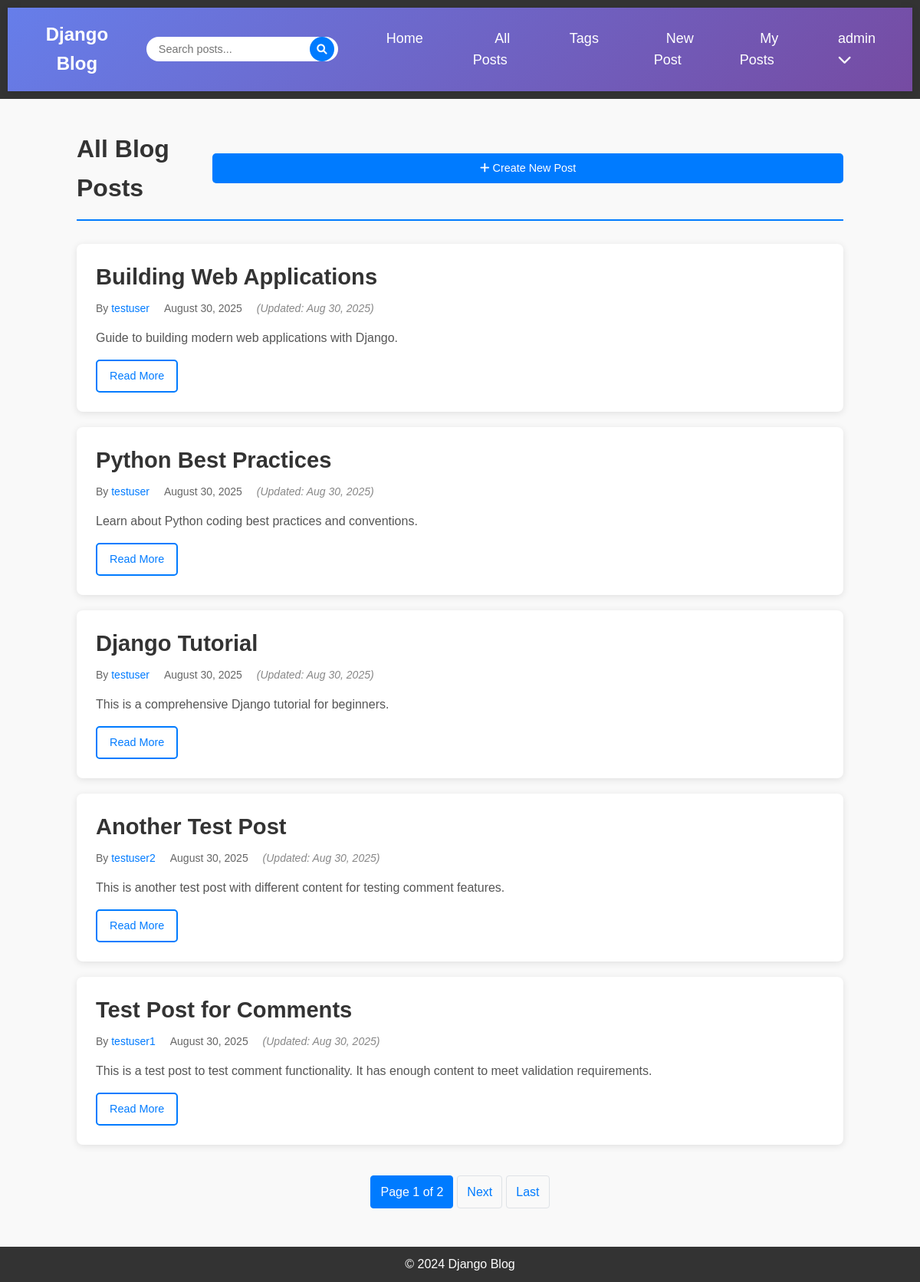
The page /posts/ (signed in) on the database its author committed.
### blog/models.py (models this page shows, shortened)
class Post(models.Model):
    title = models.CharField(max_length=200)
    content = models.TextField()
    published_date = models.DateTimeField(auto_now_add=True)
    updated_date = models.DateTimeField(auto_now=True)
    author = models.ForeignKey(User, on_delete=models.CASCADE)
    tags = models.ManyToManyField(Tag, blank=True, related_name='posts')
    class Meta:
        ordering = ['-published_date']

### blog/views.py (the view)
# urls.py: path('posts/', views.PostListView.as_view(), name='post-list'),
class PostListView(ListView):
    model = Post
    template_name = 'blog/post_list.html'  # <app>/<model>_<viewtype>.html
    context_object_name = 'posts'
    paginate_by = 5
    ordering = ['-published_date']
    def get_context_data(self, **kwargs):
        context = super().get_context_data(**kwargs)
        context['title'] = 'All Blog Posts'
        return context

### blog/templates/blog/post_list.html (shortened to what this page needs)
{% extends 'blog/base.html' %}
{% block content %}
<div class="posts-container">
    <div class="posts-header">
        <h1>{{ title }}</h1>
        {% if user.is_authenticated %}
            <a href="{% url 'post-create' %}" class="btn btn-primary">
                <i class="fas fa-plus"></i> Create New Post
            </a>
        {% endif %}
    </div>
    {% if posts %}
        <div class="posts-list">
            {% for post in posts %}
                <article class="post-item">
                    <div class="post-header">
                        <h2 class="post-title">
                            <a href="{% url 'post-detail' post.pk %}">{{ post.title }}</a>
                        </h2>
                        <div class="post-meta">
                            <span class="author">
                                By <a href="{% url 'user-posts' post.author.username %}">{{ post.author.username }}</a>
                            </span>
                            <span class="date">{{ post.published_date|date:"F d, Y" }}</span>
                            {% if post.updated_date != post.published_date %}
                                <span class="updated">(Updated: {{ post.updated_date|date:"M d, Y" }})</span>
                            {% endif %}
                        </div>
                    </div>
                    <div class="post-content">
                        {{ post.content|truncatewords:50|linebreaksbr }}
                    </div>
                    <div class="post-actions">
                        <a href="{% url 'post-detail' post.pk %}" class="btn btn-outline">Read More</a>
                    </div>
                </article>
            {% endfor %}
        </div>
        {% if is_paginated %}
            <div class="pagination-container">
                <nav aria-label="Page navigation">
                    <ul class="pagination">
                        <li class="page-item active">
                            <span class="page-link">
                                Page {{ page_obj.number }} of {{ page_obj.paginator.num_pages }}
                            </span>
                        </li>
                        {% if page_obj.has_next %}
                            <li class="page-item">
                                <a class="page-link" href="?page={{ page_obj.next_page_number }}">Next</a>
                            </li>
                            <li class="page-item">
                                <a class="page-link" href="?page={{ page_obj.paginator.num_pages }}">Last</a>
                            </li>
                        {% endif %}
                    </ul>
                </nav>
            </div>
        {% endif %}
    {% endif %}
</div>
{% endblock %}

### blog/templates/blog/base.html (shortened to what this page needs)
{% load static %}
<!DOCTYPE html>
<html lang="en">
<head>
    <link rel="stylesheet" href="https://cdnjs.cloudflare.com/ajax/libs/font-awesome/6.0.0/css/all.min.css">
    <link rel="stylesheet" href="{% static 'css/styles.css' %}">
</head>
<body>
    <header>
        <nav class="navbar">
            <div class="nav-brand">
                <a href="{% url 'home' %}">Django Blog</a>
            </div>
            <div class="nav-search">
                <form method="GET" action="{% url 'search-results' %}" class="search-form">
                    <div class="search-input-group">
                        <input type="text" name="q" placeholder="Search posts..." value="{{ request.GET.q }}" class="search-input">
                        <button type="submit" class="search-btn">
                            <i class="fas fa-search"></i>
                        </button>
                    </div>
                </form>
            </div>
            <div class="nav-menu">
                <ul class="nav-links">
                    <li><a href="{% url 'home' %}">Home</a></li>
                    <li><a href="{% url 'post-list' %}">All Posts</a></li>
                    <li><a href="{% url 'tag-list' %}">Tags</a></li>
                    {% if user.is_authenticated %}
                        <li><a href="{% url 'post-create' %}">New Post</a></li>
                        <li><a href="{% url 'user-posts' user.username %}">My Posts</a></li>
                        <li class="nav-dropdown">
                            <a href="#" class="dropdown-toggle">{{ user.username }} <i class="fas fa-chevron-down"></i></a>
                        </li>
                    {% else %}
                        <li><a href="{% url 'login' %}">Login</a></li>
                        <li><a href="{% url 'register' %}">Register</a></li>
                    {% endif %}
                </ul>
            </div>
        </nav>
    </header>
    <div class="content">
        {% block content %}{% endblock %}
    </div>
    <footer>
        <p>&copy; 2024 Django Blog</p>
    </footer>
</body>
</html>

### blog/static/css/styles.css (style rules this page uses)
* { margin: 0; padding: 0; box-sizing: border-box; }
body { font-family: Arial, sans-serif; background-color: #f9f9f9; color: #333; line-height: 1.6; }
header { background-color: #333; padding: 10px; text-align: center; }
header nav ul { list-style-type: none; }
header nav ul li { display: inline; margin: 0 15px; }
header nav ul li a { color: white; text-decoration: none; font-size: 18px; transition: color 0.3s; }
.content { margin: 20px; max-width: 1200px; margin-left: auto; margin-right: auto; }
.btn-primary { background-color: #007bff; color: white; padding: 12px 30px; border: none; border-radius: 4px; font-size: 16px; cursor: pointer; width: 100%; transition: background-color 0.3s; }
.posts-container { max-width: 1000px; margin: 40px auto; }
.post-title { color: #333; margin-bottom: 10px; font-size: 1.3em; }
.post-meta { color: #666; font-size: 14px; margin-bottom: 15px; }
.post-meta .author, .post-meta .date { margin-right: 15px; }
.post-content { line-height: 1.6; color: #555; }
footer { text-align: center; margin-top: 50px; padding: 10px; background-color: #333; color: white; }
.posts-header { display: flex; justify-content: space-between; align-items: center; margin-bottom: 30px; border-bottom: 2px solid #007bff; padding-bottom: 15px; }
.posts-header h1 { color: #333; margin: 0; }
.posts-list { margin-top: 20px; }
.post-item { background: white; padding: 25px; border-radius: 8px; box-shadow: 0 2px 10px rgba(0,0,0,0.1); margin-bottom: 20px; transition: transform 0.2s, box-shadow 0.2s; }
.post-header { margin-bottom: 15px; }
.post-title a { color: #333; text-decoration: none; font-size: 1.4em; font-weight: bold; line-height: 1.3; }
.post-meta .author a { color: #007bff; text-decoration: none; font-weight: 500; }
.post-meta .updated { color: #888; font-style: italic; }
.post-actions { margin-top: 15px; display: flex; gap: 10px; flex-wrap: wrap; }
.btn { display: inline-block; padding: 10px 20px; text-decoration: none; border-radius: 4px; font-size: 14px; font-weight: 500; text-align: center; transition: all 0.3s; border: 1px solid transparent; cursor: pointer; }
.btn-primary { background-color: #007bff; color: white; border-color: #007bff; }
.btn-outline { background-color: transparent; color: #007bff; border-color: #007bff; }
.pagination-container { margin-top: 40px; display: flex; justify-content: center; }
.pagination { display: flex; list-style: none; gap: 5px; margin: 0; padding: 0; }
.page-item { display: block; }
.page-link { display: block; padding: 8px 12px; color: #007bff; text-decoration: none; border: 1px solid #dee2e6; border-radius: 4px; transition: all 0.3s; }
.page-item.active .page-link { background-color: #007bff; color: white; border-color: #007bff; }

### blog/templates/blog/base.html (style rules this page uses)
.navbar { display: flex; justify-content: space-between; align-items: center; padding: 1rem 2rem; background: linear-gradient(135deg, #667eea 0%, #764ba2 100%); box-shadow: 0 2px 10px rgba(0,0,0,0.1); position: sticky; top: 0; z-index: 1000; }
.nav-brand a { color: white; text-decoration: none; font-size: 1.5rem; font-weight: bold; }
.nav-search { flex: 1; max-width: 400px; margin: 0 2rem; }
.search-form { width: 100%; }
.search-input-group { position: relative; display: flex; }
.search-input { flex: 1; padding: 0.5rem 3rem 0.5rem 1rem; border: none; border-radius: 25px; font-size: 0.9rem; outline: none; }
.search-btn { position: absolute; right: 5px; top: 50%; transform: translateY(-50%); background: #007bff; color: white; border: none; border-radius: 50%; width: 32px; height: 32px; cursor: pointer; display: flex; align-items: center; justify-content: center; transition: background 0.2s ease; }
.nav-menu { display: flex; align-items: center; }
.nav-links { display: flex; list-style: none; margin: 0; padding: 0; gap: 1rem; }
.nav-links a { color: white; text-decoration: none; padding: 0.5rem 1rem; border-radius: 20px; transition: background 0.2s ease; }
.nav-dropdown { position: relative; }
.dropdown-toggle { cursor: pointer; }
.btn { display: inline-block; padding: 0.5rem 1rem; border: none; border-radius: 5px; text-decoration: none; cursor: pointer; transition: all 0.2s ease; font-size: 0.9rem; }
.btn-primary { background: #007bff; color: white; }
.btn-outline { background: transparent; border: 2px solid #007bff; color: #007bff; }

### rows shown on the page
Post: title "Building Web Applications", author.username "testuser", published_date "August 30, 2025", updated_date "Aug 30, 2025", content "Guide to building modern web applications with Django."
Post: title "Python Best Practices", author.username "testuser", published_date "August 30, 2025", updated_date "Aug 30, 2025", content "Learn about Python coding best practices and conventions."
Post: title "Django Tutorial", author.username "testuser", published_date "August 30, 2025", updated_date "Aug 30, 2025", content "This is a comprehensive Django tutorial for beginners."
Post: title "Another Test Post", author.username "testuser2", published_date "August 30, 2025", updated_date "Aug 30, 2025", content "This is another test post with different content for testing comment features."
Post: title "Test Post for Comments", author.username "testuser1", published_date "August 30, 2025", updated_date "Aug 30, 2025", content "This is a test post to test comment functionality. It has enough content to meet validation requirements."

### other values the page prints
{{ user.username }} "admin"
{{ title }} "All Blog Posts"
{{ page_obj.number }} "1"
{{ page_obj.paginator.num_pages }} "2"
